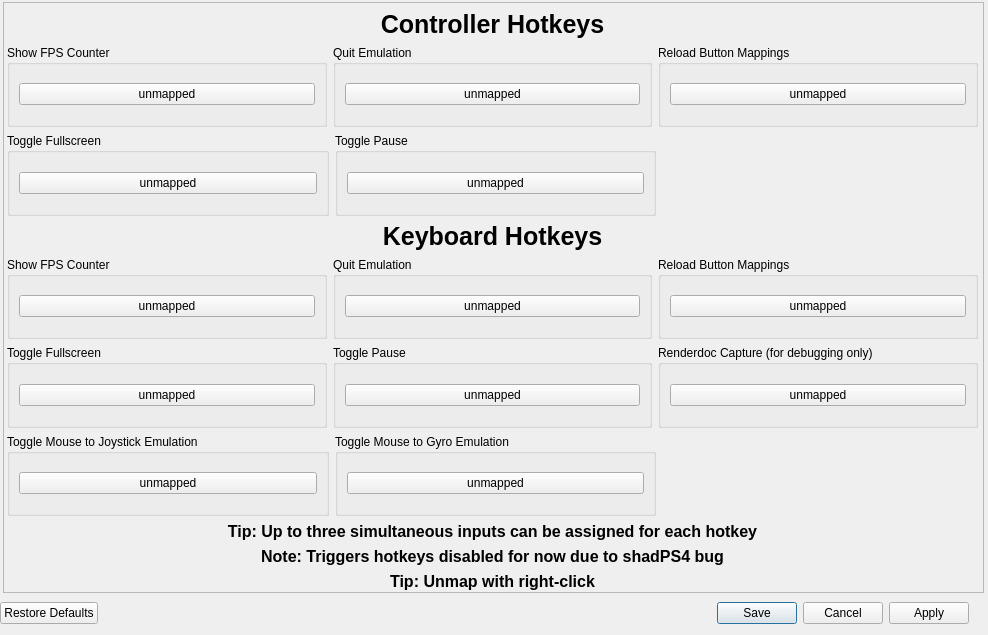
<?xml version="1.0" encoding="UTF-8"?>
<ui version="4.0">
 <class>Hotkeys</class>
 <widget class="QDialog" name="Hotkeys">
  <property name="windowModality">
   <enum>Qt::WindowModality::WindowModal</enum>
  </property>
  <property name="geometry">
   <rect>
    <x>0</x>
    <y>0</y>
    <width>988</width>
    <height>635</height>
   </rect>
  </property>
  <property name="windowTitle">
   <string>Customize Hotkeys</string>
  </property>
  <widget class="QScrollArea" name="scrollArea">
   <property name="geometry">
    <rect>
     <x>3</x>
     <y>2</y>
     <width>981</width>
     <height>591</height>
    </rect>
   </property>
   <property name="widgetResizable">
    <bool>true</bool>
   </property>
   <widget class="QWidget" name="scrollAreaWidgetContents">
    <property name="geometry">
     <rect>
      <x>0</x>
      <y>0</y>
      <width>979</width>
      <height>589</height>
     </rect>
    </property>
    <widget class="QWidget" name="verticalLayoutWidget_3">
     <property name="geometry">
      <rect>
       <x>3</x>
       <y>7</y>
       <width>971</width>
       <height>581</height>
      </rect>
     </property>
     <layout class="QVBoxLayout" name="HotkeysLayout">
      <item>
       <widget class="QLabel" name="controllerLabel">
        <property name="sizePolicy">
         <sizepolicy hsizetype="Preferred" vsizetype="Fixed">
          <horstretch>0</horstretch>
          <verstretch>0</verstretch>
         </sizepolicy>
        </property>
        <property name="font">
         <font>
          <pointsize>19</pointsize>
          <bold>true</bold>
         </font>
        </property>
        <property name="text">
         <string>Controller Hotkeys</string>
        </property>
        <property name="alignment">
         <set>Qt::AlignmentFlag::AlignCenter</set>
        </property>
       </widget>
      </item>
      <item>
       <layout class="QHBoxLayout" name="horizontalLayoutPad1">
        <item>
         <widget class="QGroupBox" name="fpsGroupboxPad">
          <property name="sizePolicy">
           <sizepolicy hsizetype="Expanding" vsizetype="Preferred">
            <horstretch>0</horstretch>
            <verstretch>0</verstretch>
           </sizepolicy>
          </property>
          <property name="title">
           <string>Show FPS Counter</string>
          </property>
          <layout class="QVBoxLayout" name="verticalLayout_2">
           <item>
            <widget class="QRightClickButton" name="fpsButtonPad">
             <property name="focusPolicy">
              <enum>Qt::FocusPolicy::NoFocus</enum>
             </property>
             <property name="text">
              <string>unmapped</string>
             </property>
            </widget>
           </item>
          </layout>
         </widget>
        </item>
        <item>
         <widget class="QGroupBox" name="quitGroupboxKB_2">
          <property name="sizePolicy">
           <sizepolicy hsizetype="Expanding" vsizetype="Preferred">
            <horstretch>0</horstretch>
            <verstretch>0</verstretch>
           </sizepolicy>
          </property>
          <property name="title">
           <string>Quit Emulation</string>
          </property>
          <layout class="QVBoxLayout" name="verticalLayout_5">
           <item>
            <widget class="QRightClickButton" name="quitButtonPad">
             <property name="focusPolicy">
              <enum>Qt::FocusPolicy::NoFocus</enum>
             </property>
             <property name="text">
              <string>unmapped</string>
             </property>
            </widget>
           </item>
          </layout>
         </widget>
        </item>
        <item>
         <widget class="QGroupBox" name="reloadMappingsBoxPad">
          <property name="sizePolicy">
           <sizepolicy hsizetype="Expanding" vsizetype="Preferred">
            <horstretch>0</horstretch>
            <verstretch>0</verstretch>
           </sizepolicy>
          </property>
          <property name="title">
           <string>Reload Button Mappings</string>
          </property>
          <layout class="QVBoxLayout" name="verticalLayout_6">
           <item>
            <widget class="QRightClickButton" name="reloadButtonPad">
             <property name="text">
              <string>unmapped</string>
             </property>
            </widget>
           </item>
          </layout>
         </widget>
        </item>
       </layout>
      </item>
      <item>
       <layout class="QHBoxLayout" name="horizontalLayoutPad2">
        <item>
         <widget class="QGroupBox" name="fullscreenGroupboxPad">
          <property name="sizePolicy">
           <sizepolicy hsizetype="Expanding" vsizetype="Preferred">
            <horstretch>0</horstretch>
            <verstretch>0</verstretch>
           </sizepolicy>
          </property>
          <property name="title">
           <string>Toggle Fullscreen</string>
          </property>
          <layout class="QVBoxLayout" name="verticalLayout_3">
           <item>
            <widget class="QRightClickButton" name="fullscreenButtonPad">
             <property name="focusPolicy">
              <enum>Qt::FocusPolicy::NoFocus</enum>
             </property>
             <property name="text">
              <string>unmapped</string>
             </property>
            </widget>
           </item>
          </layout>
         </widget>
        </item>
        <item>
         <widget class="QGroupBox" name="pauseGroupboxPad">
          <property name="sizePolicy">
           <sizepolicy hsizetype="Expanding" vsizetype="Preferred">
            <horstretch>0</horstretch>
            <verstretch>0</verstretch>
           </sizepolicy>
          </property>
          <property name="title">
           <string>Toggle Pause</string>
          </property>
          <layout class="QVBoxLayout" name="verticalLayout_4">
           <item>
            <widget class="QRightClickButton" name="pauseButtonPad">
             <property name="focusPolicy">
              <enum>Qt::FocusPolicy::NoFocus</enum>
             </property>
             <property name="text">
              <string>unmapped</string>
             </property>
            </widget>
           </item>
          </layout>
         </widget>
        </item>
        <item>
         <spacer name="horizontalSpacer_2">
          <property name="orientation">
           <enum>Qt::Orientation::Horizontal</enum>
          </property>
          <property name="sizeHint" stdset="0">
           <size>
            <width>40</width>
            <height>20</height>
           </size>
          </property>
         </spacer>
        </item>
       </layout>
      </item>
      <item>
       <widget class="QLabel" name="keyboardLabel">
        <property name="sizePolicy">
         <sizepolicy hsizetype="Preferred" vsizetype="Fixed">
          <horstretch>0</horstretch>
          <verstretch>0</verstretch>
         </sizepolicy>
        </property>
        <property name="font">
         <font>
          <pointsize>19</pointsize>
          <bold>true</bold>
         </font>
        </property>
        <property name="text">
         <string>Keyboard Hotkeys</string>
        </property>
        <property name="alignment">
         <set>Qt::AlignmentFlag::AlignCenter</set>
        </property>
       </widget>
      </item>
      <item>
       <layout class="QHBoxLayout" name="horizontalLayoutKB1">
        <item>
         <widget class="QGroupBox" name="fpsGroupboxKB">
          <property name="sizePolicy">
           <sizepolicy hsizetype="Expanding" vsizetype="Preferred">
            <horstretch>0</horstretch>
            <verstretch>0</verstretch>
           </sizepolicy>
          </property>
          <property name="title">
           <string>Show FPS Counter</string>
          </property>
          <layout class="QVBoxLayout" name="verticalLayout_7">
           <item>
            <widget class="QRightClickButton" name="fpsButtonKB">
             <property name="focusPolicy">
              <enum>Qt::FocusPolicy::NoFocus</enum>
             </property>
             <property name="text">
              <string>unmapped</string>
             </property>
            </widget>
           </item>
          </layout>
         </widget>
        </item>
        <item>
         <widget class="QGroupBox" name="quitGroupboxKB">
          <property name="sizePolicy">
           <sizepolicy hsizetype="Expanding" vsizetype="Preferred">
            <horstretch>0</horstretch>
            <verstretch>0</verstretch>
           </sizepolicy>
          </property>
          <property name="title">
           <string>Quit Emulation</string>
          </property>
          <layout class="QVBoxLayout" name="verticalLayout_9">
           <item>
            <widget class="QRightClickButton" name="quitButtonKB">
             <property name="focusPolicy">
              <enum>Qt::FocusPolicy::NoFocus</enum>
             </property>
             <property name="text">
              <string>unmapped</string>
             </property>
            </widget>
           </item>
          </layout>
         </widget>
        </item>
        <item>
         <widget class="QGroupBox" name="reloadMappingsBoxKB">
          <property name="sizePolicy">
           <sizepolicy hsizetype="Expanding" vsizetype="Preferred">
            <horstretch>0</horstretch>
            <verstretch>0</verstretch>
           </sizepolicy>
          </property>
          <property name="title">
           <string>Reload Button Mappings</string>
          </property>
          <layout class="QVBoxLayout" name="verticalLayout_11">
           <item>
            <widget class="QRightClickButton" name="reloadButtonKB">
             <property name="focusPolicy">
              <enum>Qt::FocusPolicy::NoFocus</enum>
             </property>
             <property name="text">
              <string>unmapped</string>
             </property>
            </widget>
           </item>
          </layout>
         </widget>
        </item>
       </layout>
      </item>
      <item>
       <layout class="QHBoxLayout" name="horizontalLayoutKB2">
        <item>
         <widget class="QGroupBox" name="fullscreenGroupboxKB">
          <property name="sizePolicy">
           <sizepolicy hsizetype="Expanding" vsizetype="Preferred">
            <horstretch>0</horstretch>
            <verstretch>0</verstretch>
           </sizepolicy>
          </property>
          <property name="title">
           <string>Toggle Fullscreen</string>
          </property>
          <layout class="QVBoxLayout" name="verticalLayout_8">
           <item>
            <widget class="QRightClickButton" name="fullscreenButtonKB">
             <property name="focusPolicy">
              <enum>Qt::FocusPolicy::NoFocus</enum>
             </property>
             <property name="text">
              <string>unmapped</string>
             </property>
            </widget>
           </item>
          </layout>
         </widget>
        </item>
        <item>
         <widget class="QGroupBox" name="pauseGroupboxKB">
          <property name="sizePolicy">
           <sizepolicy hsizetype="Expanding" vsizetype="Preferred">
            <horstretch>0</horstretch>
            <verstretch>0</verstretch>
           </sizepolicy>
          </property>
          <property name="title">
           <string>Toggle Pause</string>
          </property>
          <layout class="QVBoxLayout" name="verticalLayout_10">
           <item>
            <widget class="QRightClickButton" name="pauseButtonKB">
             <property name="focusPolicy">
              <enum>Qt::FocusPolicy::NoFocus</enum>
             </property>
             <property name="text">
              <string>unmapped</string>
             </property>
            </widget>
           </item>
          </layout>
         </widget>
        </item>
        <item>
         <widget class="QGroupBox" name="renderdocGroupbox">
          <property name="sizePolicy">
           <sizepolicy hsizetype="Expanding" vsizetype="Preferred">
            <horstretch>0</horstretch>
            <verstretch>0</verstretch>
           </sizepolicy>
          </property>
          <property name="title">
           <string>Renderdoc Capture (for debugging only)</string>
          </property>
          <layout class="QVBoxLayout" name="verticalLayout_12">
           <item>
            <widget class="QRightClickButton" name="renderdocButton">
             <property name="focusPolicy">
              <enum>Qt::FocusPolicy::NoFocus</enum>
             </property>
             <property name="text">
              <string>unmapped</string>
             </property>
            </widget>
           </item>
          </layout>
         </widget>
        </item>
       </layout>
      </item>
      <item>
       <layout class="QHBoxLayout" name="horizontalLayout">
        <item>
         <widget class="QGroupBox" name="mouseJoystickGroupbox">
          <property name="sizePolicy">
           <sizepolicy hsizetype="Expanding" vsizetype="Preferred">
            <horstretch>0</horstretch>
            <verstretch>0</verstretch>
           </sizepolicy>
          </property>
          <property name="title">
           <string>Toggle Mouse to Joystick Emulation</string>
          </property>
          <layout class="QVBoxLayout" name="verticalLayout_13">
           <item>
            <widget class="QRightClickButton" name="mouseJoystickButton">
             <property name="focusPolicy">
              <enum>Qt::FocusPolicy::NoFocus</enum>
             </property>
             <property name="text">
              <string>unmapped</string>
             </property>
            </widget>
           </item>
          </layout>
         </widget>
        </item>
        <item>
         <widget class="QGroupBox" name="mouseGyroGroupbox">
          <property name="sizePolicy">
           <sizepolicy hsizetype="Expanding" vsizetype="Preferred">
            <horstretch>0</horstretch>
            <verstretch>0</verstretch>
           </sizepolicy>
          </property>
          <property name="title">
           <string>Toggle Mouse to Gyro Emulation</string>
          </property>
          <layout class="QVBoxLayout" name="verticalLayout_14">
           <item>
            <widget class="QRightClickButton" name="mouseGyroButton">
             <property name="focusPolicy">
              <enum>Qt::FocusPolicy::NoFocus</enum>
             </property>
             <property name="text">
              <string>unmapped</string>
             </property>
            </widget>
           </item>
          </layout>
         </widget>
        </item>
        <item>
         <spacer name="horizontalSpacer_3">
          <property name="orientation">
           <enum>Qt::Orientation::Horizontal</enum>
          </property>
          <property name="sizeHint" stdset="0">
           <size>
            <width>40</width>
            <height>20</height>
           </size>
          </property>
         </spacer>
        </item>
       </layout>
      </item>
      <item>
       <widget class="QLabel" name="tipLabel">
        <property name="sizePolicy">
         <sizepolicy hsizetype="Preferred" vsizetype="Fixed">
          <horstretch>0</horstretch>
          <verstretch>0</verstretch>
         </sizepolicy>
        </property>
        <property name="font">
         <font>
          <pointsize>12</pointsize>
          <bold>true</bold>
         </font>
        </property>
        <property name="text">
         <string>Tip: Up to three simultaneous inputs can be assigned for each hotkey</string>
        </property>
        <property name="alignment">
         <set>Qt::AlignmentFlag::AlignCenter</set>
        </property>
       </widget>
      </item>
      <item>
       <widget class="QLabel" name="tipLabel_2">
        <property name="sizePolicy">
         <sizepolicy hsizetype="Preferred" vsizetype="Fixed">
          <horstretch>0</horstretch>
          <verstretch>0</verstretch>
         </sizepolicy>
        </property>
        <property name="font">
         <font>
          <pointsize>12</pointsize>
          <bold>true</bold>
         </font>
        </property>
        <property name="text">
         <string>Note: Triggers hotkeys disabled for now due to shadPS4 bug</string>
        </property>
        <property name="alignment">
         <set>Qt::AlignmentFlag::AlignCenter</set>
        </property>
       </widget>
      </item>
      <item>
       <widget class="QLabel" name="tipLabel_3">
        <property name="sizePolicy">
         <sizepolicy hsizetype="Preferred" vsizetype="Fixed">
          <horstretch>0</horstretch>
          <verstretch>0</verstretch>
         </sizepolicy>
        </property>
        <property name="font">
         <font>
          <pointsize>12</pointsize>
          <bold>true</bold>
         </font>
        </property>
        <property name="text">
         <string>Tip: Unmap with right-click</string>
        </property>
        <property name="alignment">
         <set>Qt::AlignmentFlag::AlignCenter</set>
        </property>
       </widget>
      </item>
     </layout>
    </widget>
   </widget>
  </widget>
  <widget class="QDialogButtonBox" name="buttonBox">
   <property name="geometry">
    <rect>
     <x>0</x>
     <y>600</y>
     <width>969</width>
     <height>26</height>
    </rect>
   </property>
   <property name="orientation">
    <enum>Qt::Orientation::Horizontal</enum>
   </property>
   <property name="standardButtons">
    <set>QDialogButtonBox::StandardButton::Apply|QDialogButtonBox::StandardButton::Cancel|QDialogButtonBox::StandardButton::RestoreDefaults|QDialogButtonBox::StandardButton::Save</set>
   </property>
  </widget>
 </widget>
 <customwidgets>
  <customwidget>
   <class>QRightClickButton</class>
   <extends>QPushButton</extends>
   <header location="global">settings/right_click_button.h</header>
  </customwidget>
 </customwidgets>
 <resources/>
 <connections>
  <connection>
   <sender>buttonBox</sender>
   <signal>accepted()</signal>
   <receiver>Hotkeys</receiver>
   <slot>accept()</slot>
   <hints>
    <hint type="sourcelabel">
     <x>248</x>
     <y>254</y>
    </hint>
    <hint type="destinationlabel">
     <x>157</x>
     <y>274</y>
    </hint>
   </hints>
  </connection>
  <connection>
   <sender>buttonBox</sender>
   <signal>rejected()</signal>
   <receiver>Hotkeys</receiver>
   <slot>reject()</slot>
   <hints>
    <hint type="sourcelabel">
     <x>316</x>
     <y>260</y>
    </hint>
    <hint type="destinationlabel">
     <x>286</x>
     <y>274</y>
    </hint>
   </hints>
  </connection>
 </connections>
</ui>
